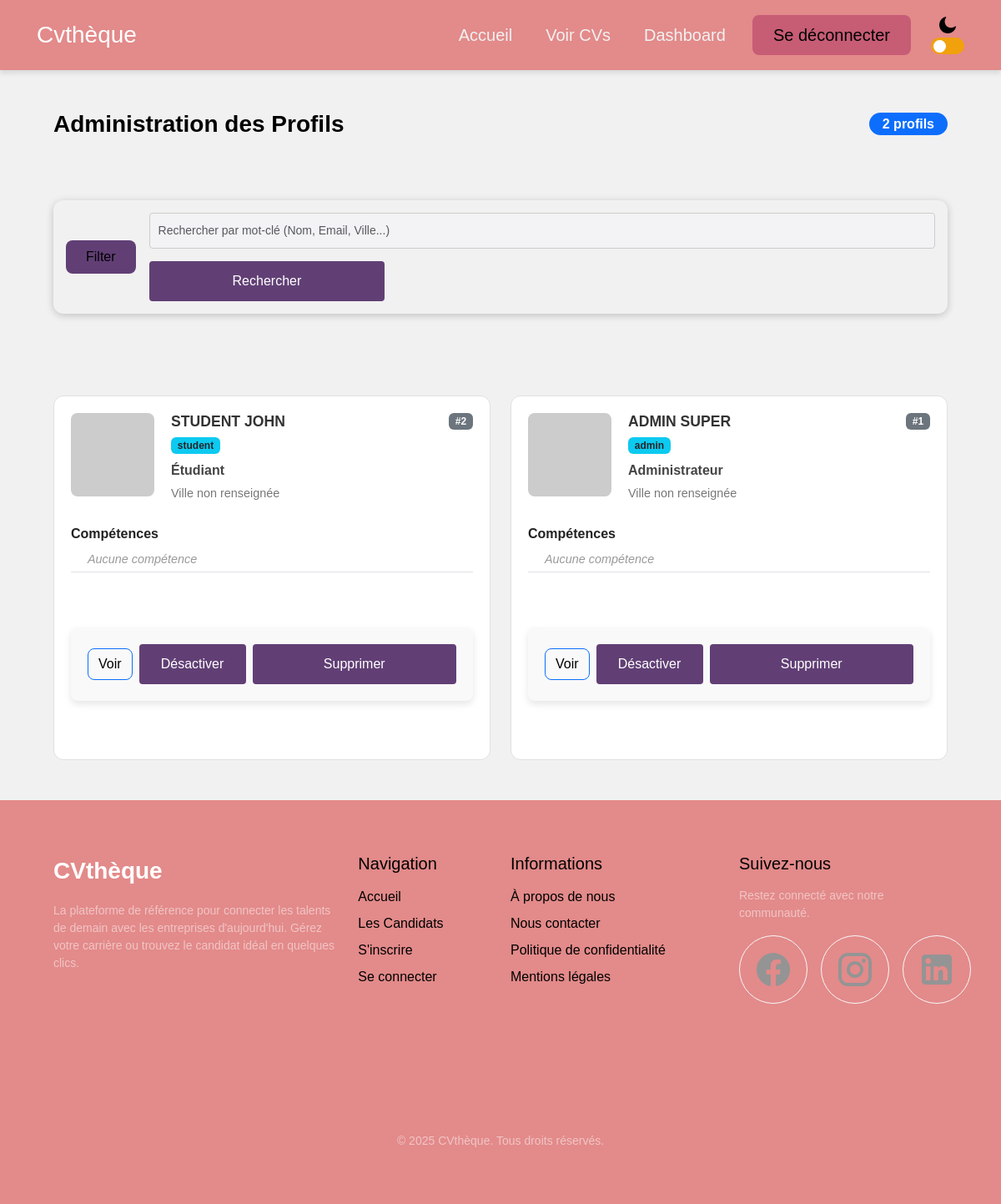
The page /index.php?page=admin-dashboard (signed in) on the database its author committed.
### tables this page shows
CREATE TABLE IF NOT EXISTS `user` (
  `id` int(11) NOT NULL AUTO_INCREMENT,
  `pwd` varchar(256) NOT NULL,
  `email` varchar(100) NOT NULL,
  `role_id` int(11) NOT NULL DEFAULT 1,
  `firstname` varchar(100) NOT NULL,
  `lastname` varchar(100) NOT NULL,
  `job_title` longtext DEFAULT NULL,
  `picture` longtext DEFAULT NULL,
  `phone` varchar(100) NOT NULL,
  `driver_licence` tinyint(4) DEFAULT NULL,
  `username` varchar(100) NOT NULL,
  `country_id` int(10) UNSIGNED DEFAULT NULL,
  `is_active` tinyint(1) DEFAULT 1,
  PRIMARY KEY (`id`),
  KEY `fk_user_role_idx` (`role_id`),
  KEY `fk_user_country1_idx` (`country_id`)
);

CREATE TABLE IF NOT EXISTS `role` (
  `id` int(11) NOT NULL,
  `name` varchar(45) NOT NULL,
  PRIMARY KEY (`id`)
);

### config/search-logic.php (called while the page is built, shortened)
<?php
function searchProfiles(PDO $pdo, array $filters, bool $isAdmin = false): array
{
    $params = [];
    $sql = "SELECT u.*, a.city, r.name as role_name
            FROM user u
            LEFT JOIN address a ON u.id = a.user_id
            LEFT JOIN role r ON u.role_id = r.id
            WHERE 1=1";
    $sql .= " ORDER BY u.id DESC";
    try {
        $stmt = $pdo->prepare($sql);
        $stmt->execute($params);
        return $stmt->fetchAll(PDO::FETCH_ASSOC);
    } catch (PDOException $e) {
        return [];
    }
}
?>

### pages/admin-dashboard.php (the view, shortened to what this page needs)
<?php
include_once './config/search-logic.php';
$filters = [
        'search' => $_GET['search'] ?? '',
        'filter_status' => $_GET['filter_status'] ?? 'all',
        'filter_city' => $_GET['filter_city'] ?? '',
        'filter_skill' => $_GET['filter_skill'] ?? '',
        'filter_license' => $_GET['filter_license'] ?? 'all'
];
$search = $filters['search'];
$users = searchProfiles($pdo, $filters, true);
?>
<div class="container py-5">
    <div class="d-flex justify-content-between align-items-center mb-4">
        <h3 class="fw-bold m-0">Administration des Profils</h3>
        <span class="badge bg-primary fs-6 rounded-pill px-3"><?= count($users) ?> profils</span>
    </div>
    <div class="row justify-content-center mb-5">
        <div class="col-md-12">
            <form action="index.php" method="GET" class="search-bar-container">
                <div class="d-flex flex-wrap gap-3 align-items-center">
                    <button class="btn btn-purple px-4 py-2" type="button" data-bs-toggle="collapse"
                            data-bs-target="#filtersCollapse">
                         Filter
                    </button>
                    <div class="flex-grow-1 position-relative">
                        <input type="text" name="search" class="form-control input-search-custom"
                               placeholder="Rechercher par mot-clé (Nom, Email, Ville...)"
                               value="<?= htmlspecialchars($search) ?>">
                        <button type="submit" class="search-btn">
                             Rechercher
                        </button>
                    </div>
                </div>
            </form>
        </div>
    </div>
    <div class="row g-4">
        <?php foreach ($users as $user): ?>
            <?php
            $isActive = isset($user['is_active']) ? $user['is_active'] : 1;
            ?>
            <div class="col-md-6">
                <div class="card-profile-horizontal position-relative <?= !$isActive ? 'border-danger' : '' ?>">
                    <div class="profile-header">
                        <div class="profile-img-container">
                            <?php
                            $imgSrc = !empty($user['picture']) ? htmlspecialchars($user['picture']) : 'https://via.placeholder.com/150?text=IMG';
                            ?>
                            <img src="<?= $imgSrc ?>" alt="Avatar" class="profile-img-left"
                                 style="<?= !$isActive ? 'filter: grayscale(100%); opacity: 0.7;' : '' ?>">
                        </div>
                        <div class="profile-info flex-grow-1">
                            <div class="d-flex justify-content-between align-items-start">
                                <div>
                                    <h5><?= htmlspecialchars($user['lastname']) ?> <?= htmlspecialchars($user['firstname']) ?></h5>
                                    <span class="badge bg-info text-dark mb-2" style="font-size: 0.75rem;">
                                        <?= htmlspecialchars($user['role_name'] ?? 'Utilisateur') ?>
                                    </span>
                                </div>
                                <span class="badge bg-secondary">#<?= $user['id'] ?></span>
                            </div>
                            <div class="profile-job">
                                <?= !empty($user['job_title']) ? htmlspecialchars($user['job_title']) : 'Aucun poste défini' ?>
                            </div>
                            <div class="profile-location">
                                 <?= !empty($user['city']) ? htmlspecialchars($user['city']) : 'Ville non renseignée' ?>
                            </div>
                        </div>
                    </div>
                    <div class="skills-section">
                        <div class="skills-title">Compétences</div>
                        <ul class="skills-list">
                            <?php
                            if (!empty($user['skills_list'])) {
                                $skills = explode(',', $user['skills_list']);
                                $skillsToShow = array_slice($skills, 0, 3);
                                foreach ($skillsToShow as $skillName) {
                                    echo "<li>" . htmlspecialchars(trim($skillName)) . "</li>";
                                }
                                if (count($skills) > 3) {
                                    echo "<li style='list-style: none; color: #888; font-size:0.8rem;'>+ " . (count($skills) - 3) . " autres</li>";
                                }
                            } else {
                                echo "<li style='list-style: none; font-style: italic; color: #999;'>Aucune compétence</li>";
                            }
                            ?>
                        </ul>
                    </div>
                    <div class="card-footer-custom mt-auto pt-3 border-top">
                        <form method="POST" class="d-flex w-100 gap-2 align-items-center">
                            <a href="index.php?page=profile-guest&id=<?= $user['id'] ?>"
                               class="btn btn-outline-primary" title="Voir le profil public">
                                Voir
                            </a>
                            <button type="submit" name="action_toggle"
                                    class="btn btn-sm w-50 <?= $isActive ? 'btn-outline-warning' : 'btn-outline-success' ?> flex-grow-1"
                                    title="<?= $isActive ? 'Désactiver ce compte' : 'Activer ce compte' ?>">
                                <?= $isActive ? 'Désactiver' : 'Activer' ?>
                            </button>
                            <button type="submit" name="action_delete" class="btn btn-sm btn-outline-danger"
                                    onclick="return confirm('Êtes-vous sûr de vouloir supprimer définitivement cet utilisateur et toutes ses données ?');"
                                    title="Supprimer définitivement">
                                Supprimer
                            </button>
                        </form>
                    </div>
                </div>
            </div>
        <?php endforeach; ?>
    </div>
</div>

### assets/css/index.css (style rules this page uses)
* { box-sizing: border-box; }
[data-theme = "light"] { --bg-color: #F1F1F1; --bg2-color: #f5f5f5; --text-color: #010101; --text-color-inverse: #f1f1f1; --profile-bg-card: #797777; --guest-main: #613F75; --guest-hover: #7d5c9c; --guest-primary: #b6859a; --guest-secondary: #965e78; --guest-tertiary: #F39199; --student-main: var(--student-primary); --student-hover: #5C90C7; --student-primary: #7fb1e0; --student-secondary: #77d5ea; --student-tertiary: #A6D4FF; --admin-main: var(--admin-primary); --admin-hover: #C75C5C; --admin-primary: #E38A8A; --admin-secondary: #c75c75; --admin-tertiary: #FFA6A6; }
body { margin: 0; min-height: 100vh; display: flex; flex-direction: column; font-family: Arial, sans-serif; background-color: var(--bg-color); color: var(--text-color); transition: background-color 0.3s ease, color 0.3s ease; }
a { list-style: none; text-decoration: none; color: var(--text-color); }
.container { margin: 0 auto; padding: 4rem; }
.container { margin: 0 auto; max-width: 1200px; }
.card-profile-horizontal { background-color: white; border: 1px solid #e0e0e0; border-radius: 12px; padding: 20px; transition: transform 0.2s ease, box-shadow 0.2s ease; height: 100%; display: flex; flex-direction: column; }
.profile-header { display: flex; align-items: flex-start; margin-bottom: 15px; }
.profile-img-container { width: 100px; height: 100px; flex-shrink: 0; background-color: #f8f9fa; border-radius: 8px; overflow: hidden; margin-right: 20px; }
.profile-img-left { width: 100%; height: 100%; object-fit: cover; }
.profile-info h5 { font-weight: 700; color: #333; margin-bottom: 5px; font-size: 1.1rem; text-transform: uppercase; }
.profile-job { font-weight: 600; font-size: 1rem; color: #444; margin-bottom: 5px; }
.profile-location { font-size: 0.9rem; color: #777; font-weight: 500; }
.skills-section { margin-top: 10px; flex-grow: 1; }
.skills-title { font-size: 1rem; font-weight: 700; color: #222; margin-bottom: 8px; }
.skills-list { list-style-type: disc; padding-left: 20px; margin-bottom: 0; color: #555; font-size: 0.9rem; }
.skills-list li { margin-bottom: 4px; }
.card-footer-custom { display: flex; justify-content: space-between; align-items: center; margin-top: 20px; padding-top: 15px; border-top: 1px solid #f0f0f0; }
.search-bar-container { background-color: var(--bg-color); padding: 15px; border-radius: 12px; box-shadow: 0 2px 10px rgba(0,0,0,0.2); }
.btn-purple { background-color: var(--guest-main); color: white; border: none; }
.input-search-custom { background-color: #F3F3F6; border: none; border-radius: 8px; padding: 10px 15px; }
.search-btn { width: 30% !important; }
form { max-width: 3000px !important; }

### assets/css/header-footer.css (style rules this page uses)
.btn { margin: 0 auto; cursor: pointer; transition: all 0.3s ease; color: var(--text-button); }
.btn { cursor: pointer; transition: all 0.3s ease; border-radius: 8px; }

### assets/css/register-login.css (style rules this page uses)
form { max-width: 600px; margin: 50px auto; padding: 20px; background-color: #f9f9f9; border-radius: 8px; box-shadow: 0 4px 8px rgba(0, 0, 0, 0.1); font-family: Arial, sans-serif; }
input[type="text"], input[type="submit"], input[type="password"], input[type="email"], textarea, select { width: 100%; padding: 10px; margin-bottom: 15px; border: 1px solid #ccc; border-radius: 4px; font-size: 14px; transition: border-color 0.3s ease; }
button[type="submit"] { width: 100%; padding: 12px; background-color: #613F75; color: #fff; border: none; border-radius: 4px; font-size: 16px; cursor: pointer; transition: background-color 0.3s ease; }

### rows shown on the page
user: lastname "STUDENT", firstname "JOHN", role.name "student", id "2", job_title "Étudiant", is_active "Désactiver"
user: lastname "ADMIN", firstname "SUPER", role.name "admin", id "1", job_title "Administrateur", is_active "Désactiver"

### other values the page prints
count($users) "2"
